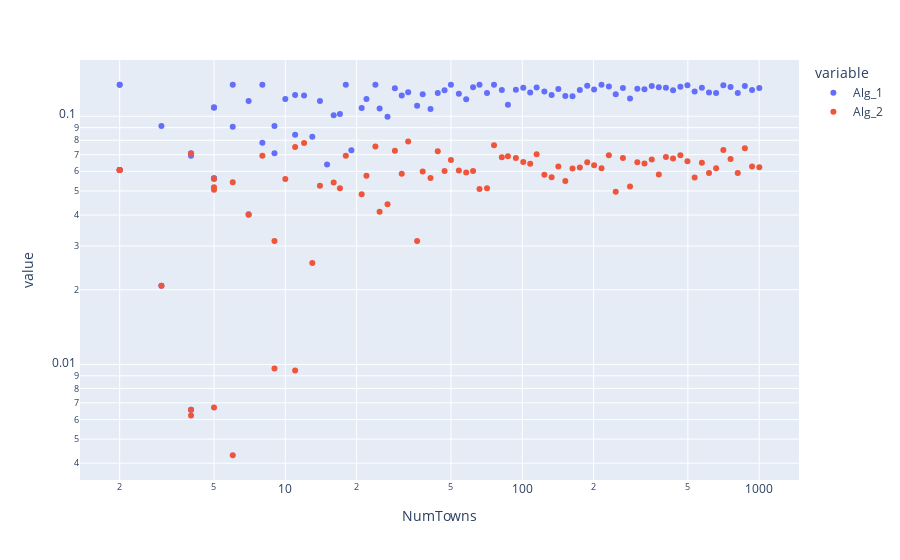
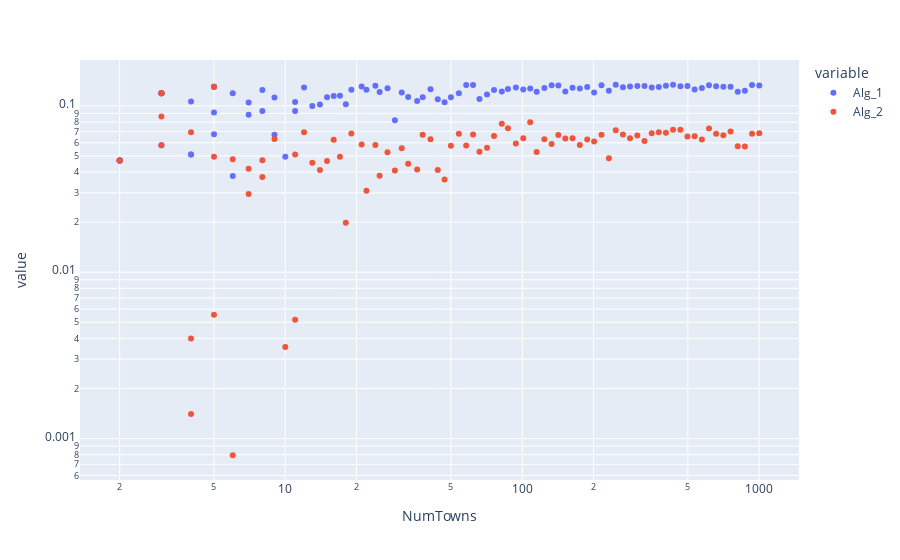
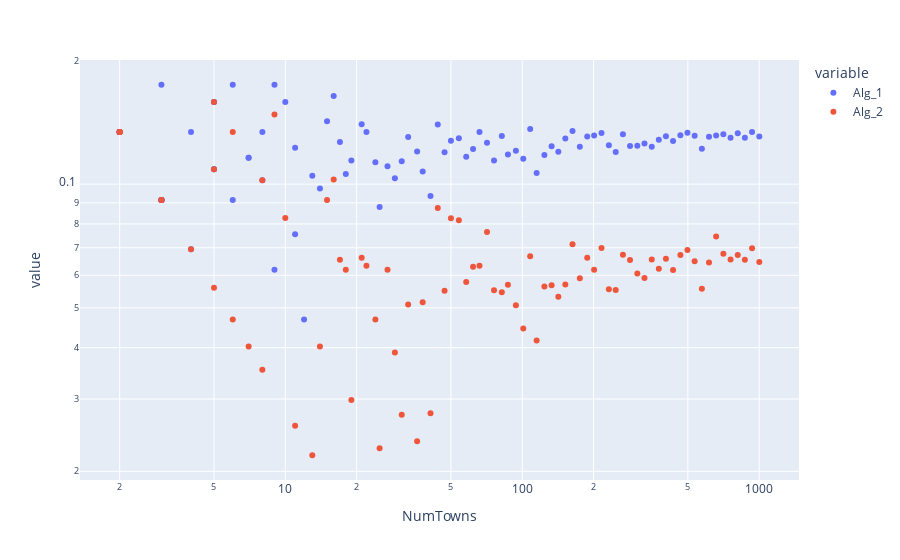

Notebook cell for these charts, in order:
### Markdown cell above
#### Expected Budget + Scaled Alpha

### Code cell
alpha_vals = [1, -1, 10, -10, 100, -100, 1000, -1000]
for alpha in alpha_vals:
    data_dict = {'NumTowns':[],'Alg_1':[],'Alg_2':[]}
    for n in np.logspace(0,3,100):
        n=int(n)+1
        data_dict['NumTowns'].append(n)
        town_demands = np.random.randint(1, 3, n)
        town_expected_demands = np.zeros(n) + 1.5
        budget = np.sum(town_expected_demands)+alpha/np.sqrt(n)
        if budget<=0:
            budget = 1
        opt = objective_nash(town_demands, waterfilling(town_demands,budget))
        for j in range(2):
            if j==0:
                data_dict['Alg_1'].append(opt - objective_nash(town_demands, waterfilling(town_expected_demands,budget)))
            if j==1:
                data_dict['Alg_2'].append(opt - objective_nash(town_demands, waterfilling_dynamic(town_expected_demands,town_demands,budget)))
    df_uniform = pd.DataFrame(data_dict).melt(id_vars="NumTowns")
    fig = px.scatter(df_uniform, x="NumTowns", y="value", color='variable')
    fig.update_layout(xaxis_type="log", yaxis_type="log")
    fig.show()
